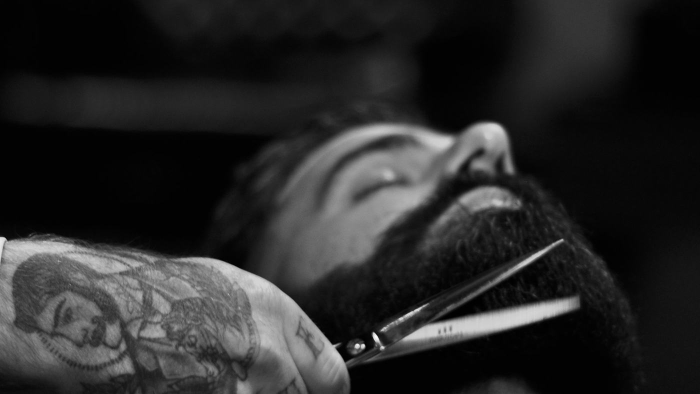
#> input picture apps/winchester-site/assets/photos/beard.jpg, 1400 x 788 px, given in place of site-desktop.png, which was not available (shown at 1/2 size)
$ python images.py ../../winchester-site/assets/photos
#> lines starting #> are read from the running program, lines starting #| are printed output that depends on the picture
"""Готовит скриншоты кейсов для сайта: WebP нескольких ширин + JPEG как запасной вариант.

Исходники — настоящие снимки живых сайтов (Playwright, deviceScaleFactor 2), в репозиторий не кладутся.
Запуск: python3 scripts/images.py <папка с исходниками>
"""
import sys
from pathlib import Path
from PIL import Image

SRC = Path(sys.argv[1] if len(sys.argv) > 1 else "../../.shots")
OUT = Path(__file__).resolve().parent.parent / "public" / "images" / "winchester"
OUT.mkdir(parents=True, exist_ok=True)

# имя на сайте: (файл-исходник, обрезка в пикселях исходника или None, ширины)
JOBS = {
    "site-desktop": ("site-desktop.png", None, [1440, 960]),
    "booking-time": ("book-d-3.png", (1000, 0, 2880, 1800), [1200, 760]),
    "booking-services": ("book-d-2.png", (1000, 0, 2880, 1800), [1200, 760]),
    "booking-masters": ("book-d-1.png", (1000, 0, 2880, 1800), [1200, 760]),
    "site-mobile": ("site-mobile.png", None, [780, 400]),
    "booking-mobile": ("book-m-1.png", None, [780, 400]),
}

for name, (src, crop, widths) in JOBS.items():
    im = Image.open(SRC / src).convert("RGB")
#> im is the input picture: PIL image 1400x788 RGB; min 0, max 254, mean 40.6
    if crop:
        im = im.crop(crop)
    for w in widths:
        h = round(im.height * w / im.width)
        r = im.resize((w, h), Image.LANCZOS)
        r.save(OUT / f"{name}-{w}.webp", "WEBP", quality=82, method=6)
#> this loop made 2 passes
#> pass 2, `r = im.resize((w, h), Image.LANCZOS)`:
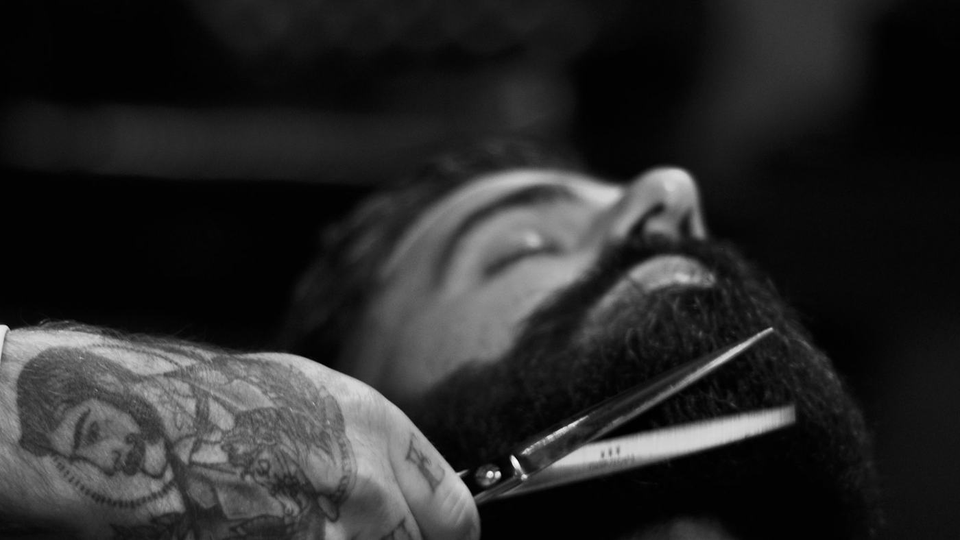
#> r: PIL image 960x540 RGB; min 0, max 252, mean 40.6
    big = widths[0]
    im.resize((big, round(im.height * big / im.width)), Image.LANCZOS).save(OUT / f"{name}-{big}.jpg", "JPEG", quality=84, optimize=True, progressive=True)
    print(name, im.size, "->", widths)
#| site-desktop (1400, 788) -> [1440, 960]
#> pass 2 of the loop `for name, (src, crop, widths) in JOBS.items():`:
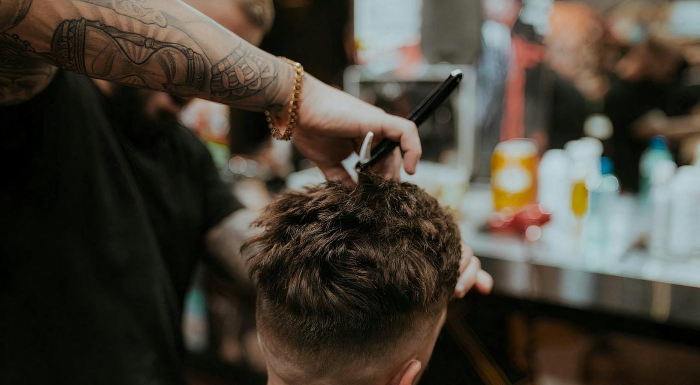
#> input picture apps/winchester-site/assets/photos/cut.jpg, 1400 x 770 px, given in place of book-d-3.png, which was not available (shown at 1/2 size)
#> im is the input picture: PIL image 1400x770 RGB; mean R, G, B 70.1, 64, 54.1
#> `im = im.crop(crop)`:
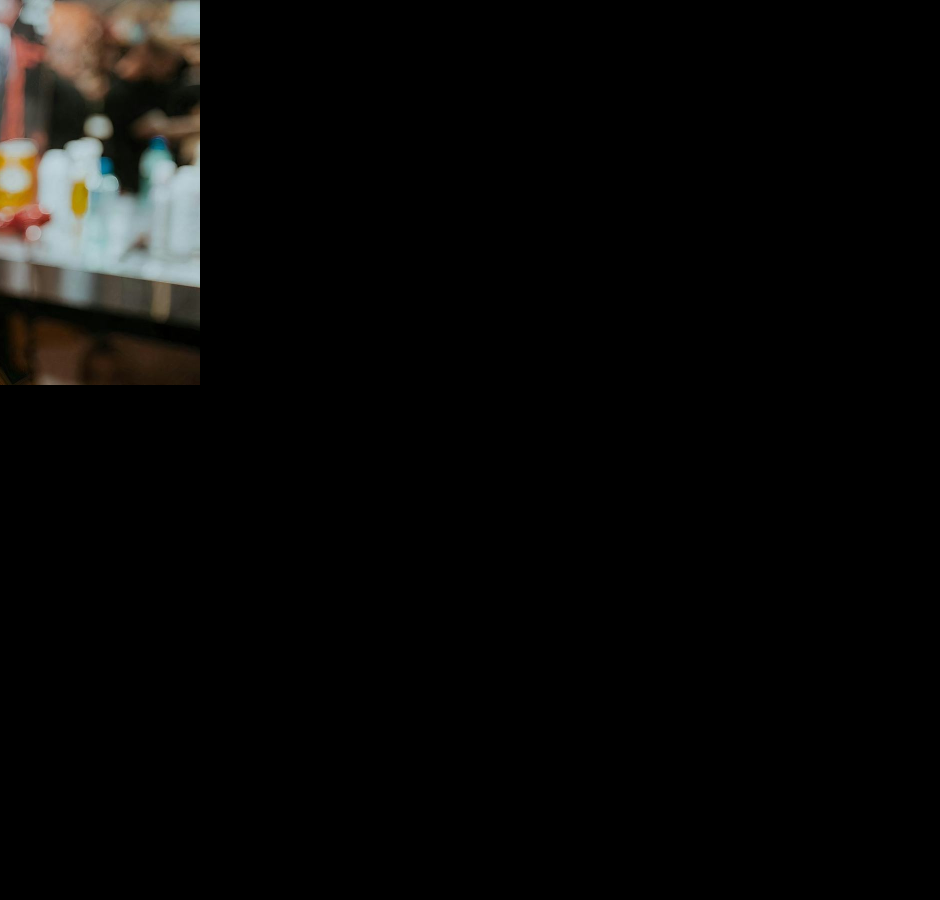
#> im: PIL image 1880x1800 RGB (shown at 1/2 size); mean R, G, B 9.1, 8.6, 7.6
#> the loop `for w in widths:` made 2 passes
#> pass 2, `r = im.resize((w, h), Image.LANCZOS)`:
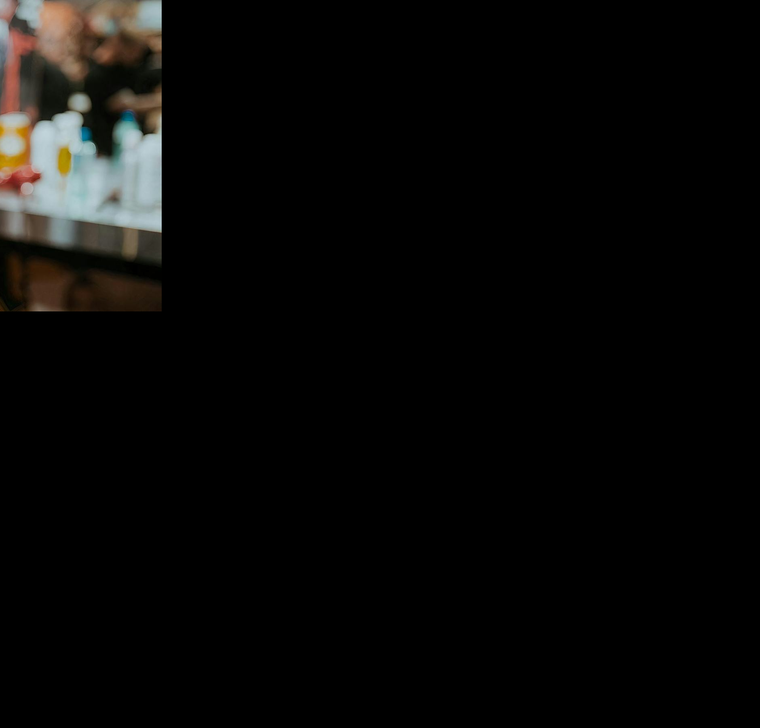
#> r: PIL image 760x728 RGB; mean R, G, B 9.1, 8.6, 7.6
#| booking-time (1880, 1800) -> [1200, 760]
#> (the run stopped early here; a loop or call above may not have finished)
